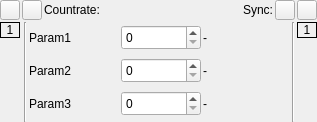
<?xml version="1.0" encoding="UTF-8"?>
<ui version="4.0">
 <class>ChannelBlock</class>
 <widget class="QWidget" name="ChannelBlock">
  <property name="geometry">
   <rect>
    <x>0</x>
    <y>0</y>
    <width>317</width>
    <height>122</height>
   </rect>
  </property>
  <property name="sizePolicy">
   <sizepolicy hsizetype="Minimum" vsizetype="Minimum">
    <horstretch>0</horstretch>
    <verstretch>0</verstretch>
   </sizepolicy>
  </property>
  <property name="windowTitle">
   <string>Form</string>
  </property>
  <property name="windowIcon">
   <iconset resource="Resources.qrc">
    <normaloff>:/icons/icons/shortpick_regular_icon_204219.png</normaloff>:/icons/icons/shortpick_regular_icon_204219.png</iconset>
  </property>
  <layout class="QGridLayout" name="gridLayout_2">
   <property name="leftMargin">
    <number>0</number>
   </property>
   <property name="topMargin">
    <number>0</number>
   </property>
   <property name="rightMargin">
    <number>0</number>
   </property>
   <property name="bottomMargin">
    <number>0</number>
   </property>
   <property name="spacing">
    <number>2</number>
   </property>
   <item row="0" column="0">
    <layout class="QGridLayout" name="gridLayout" rowstretch="0,0" columnstretch="0,0,0,0,0" columnminimumwidth="0,0,150,0,0">
     <item row="0" column="0" colspan="5">
      <layout class="QHBoxLayout" name="horizontalLayout">
       <item>
        <widget class="QToolButton" name="TB_DumpFile">
         <property name="sizePolicy">
          <sizepolicy hsizetype="Preferred" vsizetype="Preferred">
           <horstretch>0</horstretch>
           <verstretch>0</verstretch>
          </sizepolicy>
         </property>
         <property name="minimumSize">
          <size>
           <width>20</width>
           <height>20</height>
          </size>
         </property>
         <property name="maximumSize">
          <size>
           <width>20</width>
           <height>20</height>
          </size>
         </property>
         <property name="toolTip">
          <string>Toggle Save Raw Data</string>
         </property>
         <property name="text">
          <string/>
         </property>
         <property name="icon">
          <iconset resource="Resources.qrc">
           <normaloff>:/icons/icons/document_save_regular_icon_205342.png</normaloff>:/icons/icons/document_save_regular_icon_205342.png</iconset>
         </property>
         <property name="iconSize">
          <size>
           <width>20</width>
           <height>20</height>
          </size>
         </property>
         <property name="checkable">
          <bool>true</bool>
         </property>
        </widget>
       </item>
       <item>
        <widget class="QToolButton" name="TB_Countrate">
         <property name="sizePolicy">
          <sizepolicy hsizetype="Preferred" vsizetype="Preferred">
           <horstretch>0</horstretch>
           <verstretch>0</verstretch>
          </sizepolicy>
         </property>
         <property name="minimumSize">
          <size>
           <width>20</width>
           <height>20</height>
          </size>
         </property>
         <property name="maximumSize">
          <size>
           <width>20</width>
           <height>20</height>
          </size>
         </property>
         <property name="toolTip">
          <string>Toggle Request Countrate</string>
         </property>
         <property name="text">
          <string/>
         </property>
         <property name="icon">
          <iconset resource="Resources.qrc">
           <normaloff>:/icons/icons/data_bar_vertical_add_regular_icon_205410.png</normaloff>:/icons/icons/data_bar_vertical_add_regular_icon_205410.png</iconset>
         </property>
         <property name="iconSize">
          <size>
           <width>20</width>
           <height>20</height>
          </size>
         </property>
         <property name="checkable">
          <bool>true</bool>
         </property>
        </widget>
       </item>
       <item>
        <widget class="QLabel" name="label_4">
         <property name="text">
          <string>Countrate:</string>
         </property>
        </widget>
       </item>
       <item>
        <widget class="QLabel" name="L_Countrate">
         <property name="minimumSize">
          <size>
           <width>60</width>
           <height>0</height>
          </size>
         </property>
         <property name="text">
          <string/>
         </property>
        </widget>
       </item>
       <item>
        <spacer name="horizontalSpacer">
         <property name="orientation">
          <enum>Qt::Horizontal</enum>
         </property>
         <property name="sizeHint" stdset="0">
          <size>
           <width>40</width>
           <height>20</height>
          </size>
         </property>
        </spacer>
       </item>
       <item>
        <widget class="QLabel" name="label_5">
         <property name="sizeIncrement">
          <size>
           <width>15</width>
           <height>5</height>
          </size>
         </property>
         <property name="text">
          <string/>
         </property>
        </widget>
       </item>
       <item>
        <widget class="QLabel" name="label_3">
         <property name="text">
          <string>Sync:</string>
         </property>
        </widget>
       </item>
       <item>
        <widget class="QToolButton" name="TB_SyncIndicator">
         <property name="sizePolicy">
          <sizepolicy hsizetype="Preferred" vsizetype="Preferred">
           <horstretch>0</horstretch>
           <verstretch>0</verstretch>
          </sizepolicy>
         </property>
         <property name="minimumSize">
          <size>
           <width>20</width>
           <height>20</height>
          </size>
         </property>
         <property name="maximumSize">
          <size>
           <width>20</width>
           <height>20</height>
          </size>
         </property>
         <property name="toolTip">
          <string>Sync Status:</string>
         </property>
         <property name="text">
          <string/>
         </property>
        </widget>
       </item>
       <item>
        <widget class="QToolButton" name="TB_SetChannel">
         <property name="minimumSize">
          <size>
           <width>20</width>
           <height>20</height>
          </size>
         </property>
         <property name="maximumSize">
          <size>
           <width>20</width>
           <height>20</height>
          </size>
         </property>
         <property name="text">
          <string/>
         </property>
         <property name="icon">
          <iconset resource="Resources.qrc">
           <normaloff>:/icons/icons/shortpick_regular_icon_204219.png</normaloff>:/icons/icons/shortpick_regular_icon_204219.png</iconset>
         </property>
         <property name="iconSize">
          <size>
           <width>20</width>
           <height>20</height>
          </size>
         </property>
        </widget>
       </item>
      </layout>
     </item>
     <item row="1" column="0">
      <layout class="QVBoxLayout" name="VL_Inputs">
       <property name="sizeConstraint">
        <enum>QLayout::SetMaximumSize</enum>
       </property>
       <property name="leftMargin">
        <number>0</number>
       </property>
       <property name="rightMargin">
        <number>2</number>
       </property>
       <item>
        <widget class="QLabel" name="label">
         <property name="sizePolicy">
          <sizepolicy hsizetype="Minimum" vsizetype="Minimum">
           <horstretch>0</horstretch>
           <verstretch>0</verstretch>
          </sizepolicy>
         </property>
         <property name="frameShape">
          <enum>QFrame::Box</enum>
         </property>
         <property name="text">
          <string>1</string>
         </property>
         <property name="alignment">
          <set>Qt::AlignCenter</set>
         </property>
        </widget>
       </item>
       <item>
        <spacer name="verticalSpacer">
         <property name="orientation">
          <enum>Qt::Vertical</enum>
         </property>
         <property name="sizeHint" stdset="0">
          <size>
           <width>20</width>
           <height>40</height>
          </size>
         </property>
        </spacer>
       </item>
      </layout>
     </item>
     <item row="1" column="1">
      <widget class="Line" name="line">
       <property name="orientation">
        <enum>Qt::Vertical</enum>
       </property>
      </widget>
     </item>
     <item row="1" column="2">
      <layout class="QGridLayout" name="GL_MainArea">
       <item row="1" column="1">
        <widget class="QSpinBox" name="SB_Param1">
         <property name="sizePolicy">
          <sizepolicy hsizetype="Preferred" vsizetype="Fixed">
           <horstretch>0</horstretch>
           <verstretch>0</verstretch>
          </sizepolicy>
         </property>
         <property name="minimumSize">
          <size>
           <width>80</width>
           <height>25</height>
          </size>
         </property>
         <property name="maximumSize">
          <size>
           <width>80</width>
           <height>25</height>
          </size>
         </property>
        </widget>
       </item>
       <item row="2" column="0">
        <widget class="QLabel" name="L_Param2">
         <property name="sizePolicy">
          <sizepolicy hsizetype="MinimumExpanding" vsizetype="MinimumExpanding">
           <horstretch>0</horstretch>
           <verstretch>0</verstretch>
          </sizepolicy>
         </property>
         <property name="maximumSize">
          <size>
           <width>90</width>
           <height>30</height>
          </size>
         </property>
         <property name="text">
          <string>Param2</string>
         </property>
        </widget>
       </item>
       <item row="2" column="1">
        <widget class="QSpinBox" name="SB_Param2">
         <property name="sizePolicy">
          <sizepolicy hsizetype="Preferred" vsizetype="Fixed">
           <horstretch>0</horstretch>
           <verstretch>0</verstretch>
          </sizepolicy>
         </property>
         <property name="minimumSize">
          <size>
           <width>80</width>
           <height>25</height>
          </size>
         </property>
         <property name="maximumSize">
          <size>
           <width>80</width>
           <height>25</height>
          </size>
         </property>
        </widget>
       </item>
       <item row="3" column="1">
        <widget class="QSpinBox" name="SB_Param3">
         <property name="sizePolicy">
          <sizepolicy hsizetype="Preferred" vsizetype="Fixed">
           <horstretch>0</horstretch>
           <verstretch>0</verstretch>
          </sizepolicy>
         </property>
         <property name="minimumSize">
          <size>
           <width>80</width>
           <height>25</height>
          </size>
         </property>
         <property name="maximumSize">
          <size>
           <width>80</width>
           <height>25</height>
          </size>
         </property>
        </widget>
       </item>
       <item row="3" column="0">
        <widget class="QLabel" name="L_Param3">
         <property name="sizePolicy">
          <sizepolicy hsizetype="MinimumExpanding" vsizetype="MinimumExpanding">
           <horstretch>0</horstretch>
           <verstretch>0</verstretch>
          </sizepolicy>
         </property>
         <property name="maximumSize">
          <size>
           <width>90</width>
           <height>30</height>
          </size>
         </property>
         <property name="text">
          <string>Param3</string>
         </property>
        </widget>
       </item>
       <item row="1" column="0">
        <widget class="QLabel" name="L_Param1">
         <property name="sizePolicy">
          <sizepolicy hsizetype="MinimumExpanding" vsizetype="MinimumExpanding">
           <horstretch>0</horstretch>
           <verstretch>0</verstretch>
          </sizepolicy>
         </property>
         <property name="maximumSize">
          <size>
           <width>90</width>
           <height>30</height>
          </size>
         </property>
         <property name="text">
          <string>Param1</string>
         </property>
        </widget>
       </item>
       <item row="1" column="2">
        <widget class="QLabel" name="L_Param1_units">
         <property name="text">
          <string>-</string>
         </property>
        </widget>
       </item>
       <item row="2" column="2">
        <widget class="QLabel" name="L_Param2_units">
         <property name="text">
          <string>-</string>
         </property>
        </widget>
       </item>
       <item row="3" column="2">
        <widget class="QLabel" name="L_Param3_units">
         <property name="text">
          <string>-</string>
         </property>
        </widget>
       </item>
      </layout>
     </item>
     <item row="1" column="3">
      <widget class="Line" name="line_2">
       <property name="orientation">
        <enum>Qt::Vertical</enum>
       </property>
      </widget>
     </item>
     <item row="1" column="4">
      <layout class="QVBoxLayout" name="VL_Outputs">
       <item>
        <widget class="QLabel" name="label_2">
         <property name="sizePolicy">
          <sizepolicy hsizetype="Minimum" vsizetype="Minimum">
           <horstretch>0</horstretch>
           <verstretch>0</verstretch>
          </sizepolicy>
         </property>
         <property name="frameShape">
          <enum>QFrame::Box</enum>
         </property>
         <property name="text">
          <string>1</string>
         </property>
         <property name="alignment">
          <set>Qt::AlignCenter</set>
         </property>
        </widget>
       </item>
       <item>
        <spacer name="verticalSpacer_2">
         <property name="orientation">
          <enum>Qt::Vertical</enum>
         </property>
         <property name="sizeHint" stdset="0">
          <size>
           <width>20</width>
           <height>40</height>
          </size>
         </property>
        </spacer>
       </item>
      </layout>
     </item>
    </layout>
   </item>
  </layout>
 </widget>
 <resources>
  <include location="Resources.qrc"/>
 </resources>
 <connections/>
</ui>
